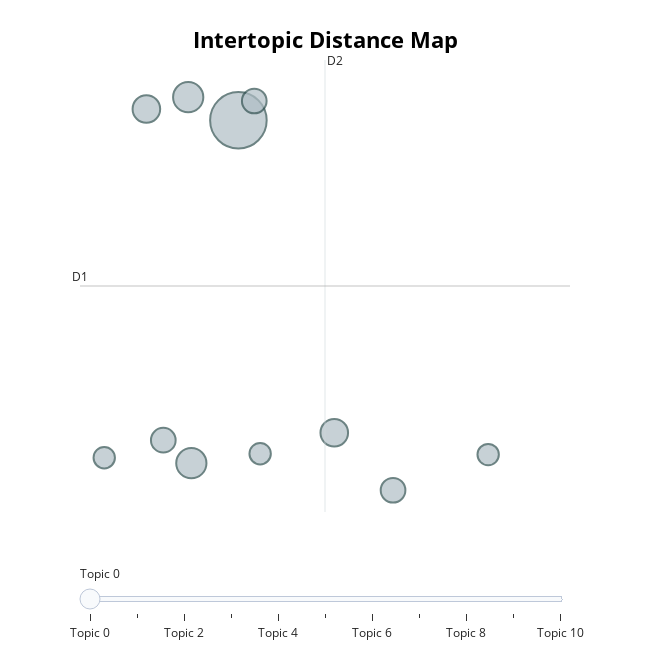

Here is the notebook cell this chart was saved with:
### Code cell
topic_model.visualize_topics()

### Figure 1 — Plotly figure (JSON) as saved in the notebook; plotly's stock layout.template omitted (floating-point values rounded to 4 significant figures)
{"data": [{"customdata": [[0, " |  |  |  | ", 21], [1, "источниками | вообще | подтвержденная | подтвержденные | не", 6], [2, "же | раз | повторяет | вода | инфу", 6], [3, "заключение | два | раза | слово | написано", 5], [4, "нет | ссылки | domain | example | конкретных", 5], [5, "text | in | citation | называют | цитаты", 4], [6, "новые | приводя | места | как | рабочие", 4], [7, "общие | на | очень | много | запятую", 4], [8, "заголовок | информацию | его | есть | качества", 3], [9, "bigtranstour | 2025 | accessed | at | 03", 3], [10, "источнике | говорит | отчет | та | инфа", 3]], "hovertemplate": "<b>Topic %{customdata[0]}</b><br>%{customdata[1]}<br>Size: %{customdata[2]}", "legendgroup": "", "marker": {"color": "#B0BEC5", "line": {"color": "DarkSlateGrey", "width": 2}, "size": [21, 6, 6, 5, 5, 4, 4, 4, 3, 3, 3], "sizemode": "area", "sizeref": 0.01312, "symbol": "circle"}, "mode": "markers", "name": "", "orientation": "v", "showlegend": false, "type": "scatter", "x": [1.948, 1.638, 1.617, 1.342, 2.579, 1.453, 2.052, 2.966, 1.064, 2.091, 3.593], "xaxis": "x", "y": [8.363, -4.387, 9.223, 8.782, -3.253, -3.53, 9.081, -5.392, -4.182, -4.034, -4.067], "yaxis": "y"}], "layout": {"annotations": [{"showarrow": false, "text": "D1", "x": 0.9047, "y": 2.203, "yshift": 10}, {"showarrow": false, "text": "D2", "x": 2.518, "xshift": 10, "y": 10.61}], "height": 650, "hoverlabel": {"bgcolor": "white", "font": {"family": "Rockwell", "size": 16}}, "legend": {"itemsizing": "constant", "tracegroupgap": 0}, "margin": {"t": 60}, "shapes": [{"line": {"color": "#CFD8DC", "width": 2}, "type": "line", "x0": 2.518, "x1": 2.518, "y0": -6.201, "y1": 10.61}, {"line": {"color": "#9E9E9E", "width": 2}, "type": "line", "x0": 0.9047, "x1": 4.132, "y0": 2.203, "y1": 2.203}], "sliders": [{"active": 0, "pad": {"t": 50}, "steps": [{"args": [{"marker.color": [["red", "#B0BEC5", "#B0BEC5", "#B0BEC5", "#B0BEC5", "#B0BEC5", "#B0BEC5", "#B0BEC5", "#B0BEC5", "#B0BEC5", "#B0BEC5"]]}], "label": "Topic 0", "method": "update"}, {"args": [{"marker.color": [["#B0BEC5", "red", "#B0BEC5", "#B0BEC5", "#B0BEC5", "#B0BEC5", "#B0BEC5", "#B0BEC5", "#B0BEC5", "#B0BEC5", "#B0BEC5"]]}], "label": "Topic 1", "method": "update"}, {"args": [{"marker.color": [["#B0BEC5", "#B0BEC5", "red", "#B0BEC5", "#B0BEC5", "#B0BEC5", "#B0BEC5", "#B0BEC5", "#B0BEC5", "#B0BEC5", "#B0BEC5"]]}], "label": "Topic 2", "method": "update"}, {"args": [{"marker.color": [["#B0BEC5", "#B0BEC5", "#B0BEC5", "red", "#B0BEC5", "#B0BEC5", "#B0BEC5", "#B0BEC5", "#B0BEC5", "#B0BEC5", "#B0BEC5"]]}], "label": "Topic 3", "method": "update"}, {"args": [{"marker.color": [["#B0BEC5", "#B0BEC5", "#B0BEC5", "#B0BEC5", "red", "#B0BEC5", "#B0BEC5", "#B0BEC5", "#B0BEC5", "#B0BEC5", "#B0BEC5"]]}], "label": "Topic 4", "method": "update"}, {"args": [{"marker.color": [["#B0BEC5", "#B0BEC5", "#B0BEC5", "#B0BEC5", "#B0BEC5", "red", "#B0BEC5", "#B0BEC5", "#B0BEC5", "#B0BEC5", "#B0BEC5"]]}], "label": "Topic 5", "method": "update"}, {"args": [{"marker.color": [["#B0BEC5", "#B0BEC5", "#B0BEC5", "#B0BEC5", "#B0BEC5", "#B0BEC5", "red", "#B0BEC5", "#B0BEC5", "#B0BEC5", "#B0BEC5"]]}], "label": "Topic 6", "method": "update"}, {"args": [{"marker.color": [["#B0BEC5", "#B0BEC5", "#B0BEC5", "#B0BEC5", "#B0BEC5", "#B0BEC5", "#B0BEC5", "red", "#B0BEC5", "#B0BEC5", "#B0BEC5"]]}], "label": "Topic 7", "method": "update"}, {"args": [{"marker.color": [["#B0BEC5", "#B0BEC5", "#B0BEC5", "#B0BEC5", "#B0BEC5", "#B0BEC5", "#B0BEC5", "#B0BEC5", "red", "#B0BEC5", "#B0BEC5"]]}], "label": "Topic 8", "method": "update"}, {"args": [{"marker.color": [["#B0BEC5", "#B0BEC5", "#B0BEC5", "#B0BEC5", "#B0BEC5", "#B0BEC5", "#B0BEC5", "#B0BEC5", "#B0BEC5", "red", "#B0BEC5"]]}], "label": "Topic 9", "method": "update"}, {"args": [{"marker.color": [["#B0BEC5", "#B0BEC5", "#B0BEC5", "#B0BEC5", "#B0BEC5", "#B0BEC5", "#B0BEC5", "#B0BEC5", "#B0BEC5", "#B0BEC5", "red"]]}], "label": "Topic 10", "method": "update"}]}], "title": {"font": {"color": "Black", "size": 22}, "text": "<b>Intertopic Distance Map</b>", "x": 0.5, "xanchor": "center", "y": 0.95, "yanchor": "top"}, "width": 650, "xaxis": {"anchor": "y", "domain": [0, 1], "range": [0.9047, 4.132], "title": {"text": ""}, "visible": false}, "yaxis": {"anchor": "x", "domain": [0, 1], "range": [-6.201, 10.61], "title": {"text": ""}, "visible": false}}}
